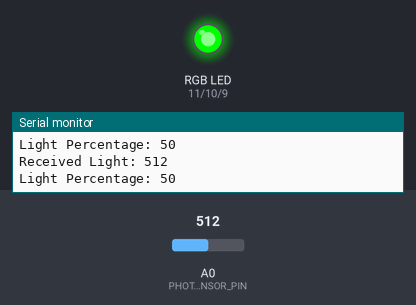
Recording of a sketch running on a simulated Arduino Uno, built with avr-gcc and run on an emulated ATmega328P. Shown: an RGB LED mixed from three pins (HIGH = lit), the last lines printed to the serial monitor. Inputs (shaded band) come from the test bench; at power-on: A0 (PHOTO_SENSOR_PIN) = 512.

Above: at 1.2 s.
1.3 s: A0 (PHOTO_SENSOR_PIN) set to 409
2.8 s: A0 (PHOTO_SENSOR_PIN) set to 389
At 3.5 s:
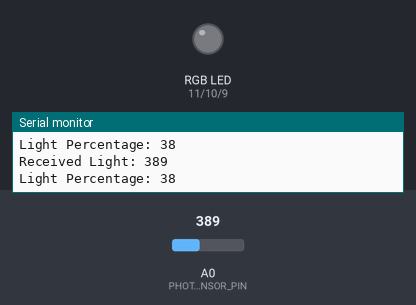
4.3 s: A0 (PHOTO_SENSOR_PIN) set to 640
At 4.7 s:
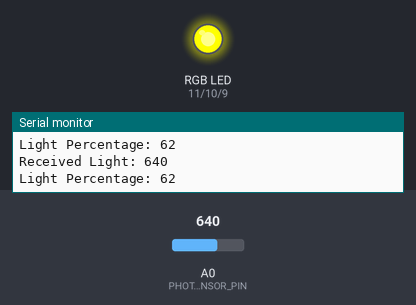
5.8 s: A0 (PHOTO_SENSOR_PIN) set to 752
7.3 s: A0 (PHOTO_SENSOR_PIN) set to 777
At 8.1 s:
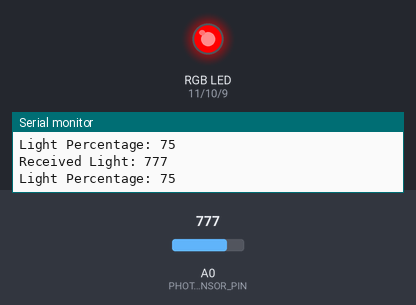
8.8 s: A0 (PHOTO_SENSOR_PIN) set to 760
At 9.3 s:
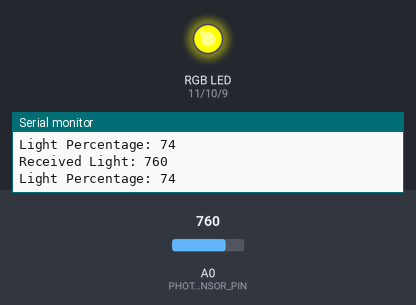
Timing chart, 0 to 11.3 s (numbered marks = the images above; inputs shaded):
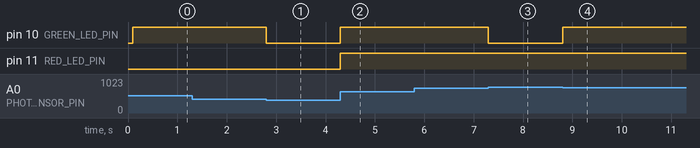

The sketch:

smart_vehicle.ino
```cpp
#include <Arduino.h>

// Hardware Pins Definition
const int PHOTO_SENSOR_PIN = A0;
const int RED_LED_PIN = 11;
const int GREEN_LED_PIN = 10;
const int BLUE_LED_PIN = 9;

// System Constants
const unsigned long UPDATE_INTERVAL = 100;
const int THRESHOLD_OFF_TO_LOW = 400;
const int THRESHOLD_LOW_TO_MID = 630;
const int THRESHOLD_MID_TO_HIGH = 770;

// State Variables
unsigned long lastUpdateTime = 0;
int measuredLight = 0;
int lightPercent = 0;

void setup() {
    pinMode(RED_LED_PIN, OUTPUT);
    pinMode(GREEN_LED_PIN, OUTPUT);
    pinMode(BLUE_LED_PIN, OUTPUT);

    Serial.begin(9600);
    lastUpdateTime = millis();
}

void loop() {
    if (millis() - lastUpdateTime >= UPDATE_INTERVAL) {
        lastUpdateTime = millis();

        // 1. Reads how much light arrives from the station panel
        measuredLight = analogRead(PHOTO_SENSOR_PIN);

        // 2. Convert raw value to percentage (0–100)
        lightPercent = map(measuredLight, 0, 1023, 0, 100);

        // 2. Manages visual feedback based on the received POWER
        updatePowerStatusLed();

        // 3. Debug to calibrate thresholds based on ambient light
        Serial.print("Received Light: ");
        Serial.println(measuredLight);
        Serial.print("Light Percentage: ");
        Serial.println(lightPercent);
    }
}

void updatePowerStatusLed() {
    // Usiamo intervalli precisi basati sui raw values

    if (measuredLight < THRESHOLD_OFF_TO_LOW) {
        // OFF: Copre il rumore e la luce ambientale (es. 0 - 99)
        setRgbColor(0, 0, 0);
    }
    else if (measuredLight < THRESHOLD_LOW_TO_MID) {
        // LOW POWER -> Green
        setRgbColor(0, 255, 0);
    }
    else if (measuredLight < THRESHOLD_MID_TO_HIGH) {
        // MEDIUM POWER -> Yellow
        setRgbColor(255, 255, 0);
    }
    else {
        // HIGH POWER -> Red
        setRgbColor(255, 0, 0);
    }
}

void setRgbColor(int red, int green, int blue) {
    analogWrite(RED_LED_PIN, red);
    analogWrite(GREEN_LED_PIN, green);
    analogWrite(BLUE_LED_PIN, blue);
}
```

Measured:
- the behaviour switches between 400 and 399 on A0 (PHOTO_SENSOR_PIN) (found by bisection; images 0 and 1)
- the behaviour switches between 769 and 770 on A0 (PHOTO_SENSOR_PIN) (found by bisection; images 2 and 3)
- after the input at 2.8 s, pin 10 (GREEN_LED_PIN): HIGH → LOW at once
- after the input at 4.3 s, pin 10 (GREEN_LED_PIN), pin 11 (RED_LED_PIN): LOW → HIGH at once
- after the input at 7.3 s, pin 10 (GREEN_LED_PIN): HIGH → LOW at once
- after the input at 8.8 s, pin 10 (GREEN_LED_PIN): LOW → HIGH at once
